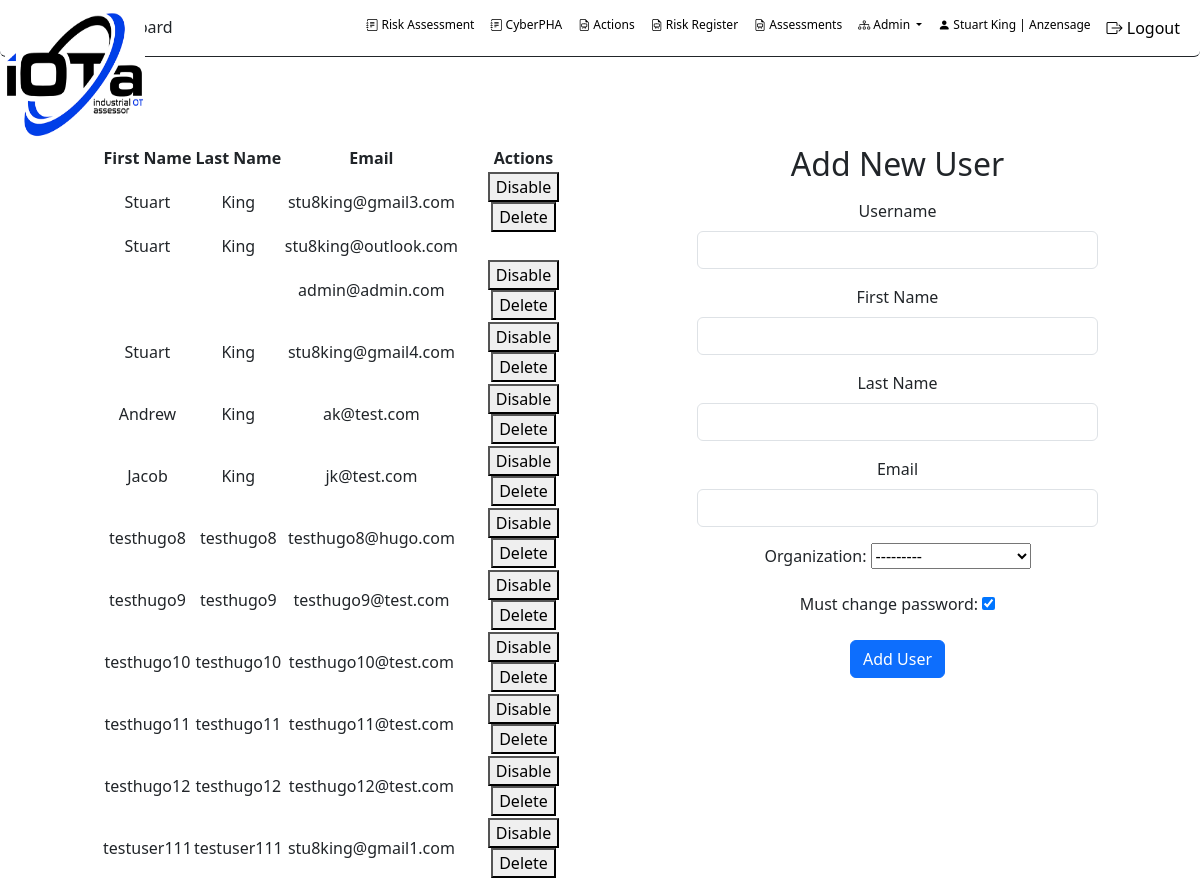
/OTRisk/admin_users/ (signed in), run on the app's committed database.
### accounts/models.py (models this page shows, shortened)
class UserProfile(models.Model):
    user = models.OneToOneField(User, on_delete=models.CASCADE)
    organization = models.ForeignKey(Organization, on_delete=models.CASCADE)
    must_change_password = models.BooleanField(default=True)
    class Meta:
        db_table = 'userprofile'
        managed = True

class Organization(models.Model):
    id = models.AutoField(primary_key=True)
    name = models.CharField(max_length=255)
    address = models.TextField(null=True, blank=True)
    address2 = models.TextField(null=True, blank=True)
    city = models.TextField(null=True, blank=True)
    state = models.TextField(null=True, blank=True)
    zip = models.TextField(null=True, blank=True)
    country = models.TextField(null=True, blank=True)
    subscription_type = models.ForeignKey(SubscriptionType, on_delete=models.SET_NULL, null=True, blank=True)
    subscription_status = models.BooleanField(default=False)
    subscription_start = models.DateField(null=True, blank=True)
    subscription_end = models.DateField(null=True, blank=True)
    max_users = models.IntegerField(default=1, null=False)
    class Meta:
        db_table = 'organization'
        managed = True
    def __str__(self):
        return self.name

### OTRisk/views.py (the view)
# urls.py: path('admin_users/', views.admin_users, name='admin_users'),
@login_required
def admin_users(request):
    current_user_profile = UserProfile.objects.get(user=request.user)
    organization = current_user_profile.organization
    user_profiles = UserProfile.objects.filter(organization=organization)
    user_form = UserForm(request.POST or None)
    profile_form = UserProfileForm(request.POST or None)
    if request.method == 'POST':
        user_form = UserForm(request.POST)
        organization_id = request.POST.get('organization')  # Retrieve the selected organization ID from the form
        if user_form.is_valid():
            password = generate_password()
            user = user_form.save(commit=False)
            user.set_password(password)  # Set the password correctly
            user.last_login = None  # Set last_login to Non
            user.is_active = True
            user.save()
            UserProfile.objects.create(user=user, organization_id=organization_id)
            send_password_email(user.email, password)
            return redirect('/OTRisk/admin_users')
    else:
        user_form = UserForm()
        profile_form = UserProfileForm()
        current_user_profile = UserProfile.objects.get(user=request.user)
        organization = current_user_profile.organization
        user_profiles = UserProfile.objects.filter(organization=organization)
    return render(request, 'admin_users.html',
                  {'user_form': user_form, 'profile_form': profile_form, 'user_profiles': user_profiles})

### OTRisk/forms.py
class UserForm(forms.ModelForm):
    username = forms.CharField(widget=forms.TextInput(attrs={'class': 'form-control'}))
    first_name = forms.CharField(widget=forms.TextInput(attrs={'class': 'form-control'}))
    last_name = forms.CharField(widget=forms.TextInput(attrs={'class': 'form-control'}))
    email = forms.EmailField(widget=forms.EmailInput(attrs={'class': 'form-control'}))
    is_superuser = forms.BooleanField(required=False, widget=forms.CheckboxInput(attrs={'class': 'form-check-input'}))
    is_active = forms.BooleanField(required=False, widget=forms.CheckboxInput(attrs={'class': 'form-check-input'}))
    class Meta:
        model = User
        fields = ['username', 'first_name', 'last_name', 'email', 'is_superuser', 'is_active']

class UserProfileForm(forms.ModelForm):
    class Meta:
        model = UserProfile
        fields = ['organization', 'must_change_password']

### OTRisk/templates/OTRisk/admin_users.html (shortened to what this page needs)
{% load static %}
<!DOCTYPE html>
<html>
<head>
    <link rel="stylesheet" href="https://stackpath.bootstrapcdn.com/bootstrap/4.1.1/css/bootstrap.min.css">
    <link rel="stylesheet" href="https://cdnjs.cloudflare.com/ajax/libs/bootstrap-select/1.13.1/css/bootstrap-select.min.css">
    <link href="https://cdn.jsdelivr.net/npm/bootstrap-icons@1.7.1/font/bootstrap-icons.css" rel="stylesheet">
        <link rel="stylesheet" type="text/css" href="https://cdn.datatables.net/1.10.25/css/jquery.dataTables.css">
     {% load django_bootstrap5 %}
     {% bootstrap_css %}
</head>
<body>
<nav class="navbar navbar-expand-lg navbar-scroll shadow-0 border-bottom border-dark rounded">
  <div class="container-fluid d-flex justify-content-between">
   <a class="navbar-brand" href="{% url 'OTRisk:dashboardhome' %}"><img src="{% static 'images/iota - white 1.png' %}" style="height: 140px; width: 140px" class="navbar-logo" alt="">   </a>
      <h6 class="my-auto text-center flex-grow-1">Dashboard</h6>
    <div class="collapse navbar-collapse" id="navbarSupportedContent">
      <ul class="navbar-nav ms-auto">
        <li class="nav-item">
          <a class="nav-link"  style="font-size: 12px;" href="{% url 'OTRisk:qraw' %}"><i class="bi bi-journal-text"></i> Risk Assessment</a>
        </li>
        <li class="nav-item">
          <a class="nav-link" style="font-size: 12px;" href="{% url 'OTRisk:iotaphamanager' %}"><i class="bi bi-journal-text"></i> CyberPHA</a>
        </li>
          <li class="nav-item">
          <a class="nav-link" style="font-size: 12px;" href="{% url 'OTRisk:ra_actions_view_default' %}" tabindex="-1" ><i class="bi-file-earmark-easel"></i> Actions</a>
        </li>
        <li class="nav-item">
          <a class="nav-link" style="font-size: 12px;" href="{% url 'OTRisk:risk_register' %}" tabindex="-1" ><i class="bi-file-earmark-easel"></i> Risk Register</a>
        </li>
        <li class="nav-item">
          <a class="nav-link" style="font-size: 12px;" href="{% url 'OTRisk:list_frameworks' %}" tabindex="-1" ><i class="bi-file-earmark-easel"></i> Assessments</a>
        </li>
        <li class="nav-item dropdown">
            <a class="nav-link dropdown-toggle" href="#" id="navbarDropdown" role="button" data-bs-toggle="dropdown" aria-expanded="false" style="font-size: 12px;">
                <i class="bi bi-diagram-3"></i> Admin
              </a>
        </li>
        <li class="nav-item">
            <a class="nav-link" href="{% url 'accounts:profile' %}" style="font-size: 12px;">
                <i class="bi bi-person-fill"></i> {{ user.first_name }} {{ user.last_name }} | {{ user.userprofile.organization.name }}
            </a>
        </li>
          <li class="nav-item">
            <a class="nav-link" href="{% url 'logout' %}">
                <i class="bi bi-box-arrow-right"></i> Logout
            </a>
        </li>
      </ul>
    </div>
  </div>
</nav>
    <div class="row" style="height: 80px;">
    <div class="col-md-10 bg-white"></div>
    <div class="col-md-1 bg-white"></div>
</div>
<div class="row">
    <div class="col-md-10 bg-white" style="text-align: center"><h5></h5></div>
    <div class="col-md-1 bg-white"></div>
</div>
<div class="row">
<div class="col-md-1 bg-white"></div>
<div class = "col-md-10">
    <div class="row">
        <div class="col-md-6 bg-white" style="text-align: center">
            <table id="usersTable" class="display">
                <thead>
                    <tr>
                        <th>First Name</th>
                        <th>Last Name</th>
                        <th>Email</th>
                        <th>Actions</th>
                    </tr>
                </thead>
                <tbody>
                    {% for user_profile in user_profiles %}
                    <tr>
                        <td>{{ user_profile.user.first_name }}</td>
                        <td>{{ user_profile.user.last_name }}</td>
                        <td>{{ user_profile.user.email }}</td>
                        <td>
                            {% if user_profile.user.id != request.user.id %}
                                <button class="disable-btn" data-user-id="{{ user_profile.user.id }}">Disable</button>
                                <button class="delete-btn" data-user-id="{{ user_profile.user.id }}">Delete</button>
                            {% endif %}
                        </td>
                    </tr>
                    {% endfor %}
                </tbody>
            </table>
        </div>
        <div class="col-md-1 bg-white"></div>
        <div class="col-md-5 bg-white" style="text-align: center">
            {% if user.is_superuser %}
                 <div class="row">
            <div class="col-md-12">
                <h2>Add New User</h2>
                <form method="post" class="mt-3">
                    <div class="form-group">
                        <label for="id_username">Username</label>
                        {{ user_form.username }}
                    </div>
                    <div class="form-group">
                        <label for="id_first_name">First Name</label>
                        {{ user_form.first_name }}
                    </div>
                    <div class="form-group">
                        <label for="id_last_name">Last Name</label>
                        {{ user_form.last_name }}
                    </div>
                    <div class="form-group">
                        <label for="id_email">Email</label>
                        {{ user_form.email }}
                    </div>
                    {{ profile_form.as_p }}
                    <button type="submit" class="btn btn-primary">Add User</button>
                </form>
            </div>
        </div>
    {% else %}
        <h2>Your Information</h2>
        <p>First Name: {{ user.first_name }}</p>
        <p>Last Name: {{ user.last_name }}</p>
        <p>Email: {{ user.email }}</p>
        <p>Active since: {{ user.date_joined }}</p>
    {% endif %}
</div>
    </div>
</div>
    <div class="col-md-1 bg-white"></div>
</div>
</body>
</html>

### OTRisk/templates/OTRisk/admin_users.html (style rules this page uses)
.navbar-scroll .nav-link, .navbar-scroll .navbar-toggler-icon, .navbar-scroll .navbar-brand { color: #000000; }
.navbar-scroll { background-color: #ffffff; text-decoration-color: #000000; }
.navbar-scrolled .nav-link, .navbar-scrolled .navbar-toggler-icon, .navbar-scroll .navbar-brand { color: #262626; }
.navbar-logo { position: absolute; top: 5px; left: 5px; height: 100px; z-index: 10; }

### data on the page
UserProfile: user.first_name "Stuart", user.last_name "King", user.email "stu8king@gmail3.com"
UserProfile: user.first_name "Stuart", user.last_name "King", user.email "stu8king@outlook.com"
UserProfile: user.email "admin@admin.com"
UserProfile: user.first_name "Stuart", user.last_name "King", user.email "stu8king@gmail4.com"
UserProfile: user.first_name "Andrew", user.last_name "King", user.email "ak@test.com"
UserProfile: user.first_name "Jacob", user.last_name "King", user.email "jk@test.com"
UserProfile: user.first_name "testhugo8", user.last_name "testhugo8", user.email "testhugo8@hugo.com"
UserProfile: user.first_name "testhugo9", user.last_name "testhugo9", user.email "testhugo9@test.com"
UserProfile: user.first_name "testhugo10", user.last_name "testhugo10", user.email "testhugo10@test.com"
UserProfile: user.first_name "testhugo11", user.last_name "testhugo11", user.email "testhugo11@test.com"
UserProfile: user.first_name "testhugo12", user.last_name "testhugo12", user.email "testhugo12@test.com"
UserProfile: user.first_name "testuser111", user.last_name "testuser111", user.email "stu8king@gmail1.com"

### other printed values
{{ user.first_name }} "Stuart"
{{ user.last_name }} "King"
{{ user.userprofile.organization.name }} "Anzensage"
